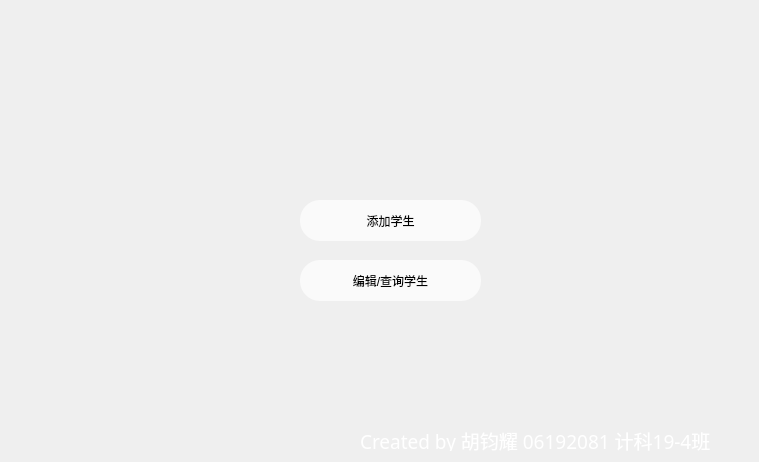
<?xml version="1.0" encoding="UTF-8"?>
<ui version="4.0">
 <class>StuManager</class>
 <widget class="QMainWindow" name="StuManager">
  <property name="geometry">
   <rect>
    <x>0</x>
    <y>0</y>
    <width>759</width>
    <height>462</height>
   </rect>
  </property>
  <property name="minimumSize">
   <size>
    <width>759</width>
    <height>462</height>
   </size>
  </property>
  <property name="maximumSize">
   <size>
    <width>759</width>
    <height>462</height>
   </size>
  </property>
  <property name="windowTitle">
   <string>学生管理系统</string>
  </property>
  <property name="windowIcon">
   <iconset resource="image.qrc">
    <normaloff>:/image/images/bg.png</normaloff>:/image/images/bg.png</iconset>
  </property>
  <widget class="QWidget" name="centralwidget">
   <property name="styleSheet">
    <string notr="true">QPushButton{
	border-radius:20px;
	background-color: rgba(255, 255, 255,0.7);
	font: 75 12pt &quot;微软雅黑&quot;;
}
QPushButton:hover{
	background-color: rgba(255, 255, 255,0.9);
}
QPushButton:pressed{
	background-color: rgba(255, 255, 255,0.95);
}


</string>
   </property>
   <widget class="QLabel" name="background">
    <property name="geometry">
     <rect>
      <x>-20</x>
      <y>-10</y>
      <width>860</width>
      <height>510</height>
     </rect>
    </property>
    <property name="minimumSize">
     <size>
      <width>860</width>
      <height>510</height>
     </size>
    </property>
    <property name="maximumSize">
     <size>
      <width>860</width>
      <height>510</height>
     </size>
    </property>
    <property name="styleSheet">
     <string notr="true">border-image: url(:/image/images/login.jpg);</string>
    </property>
    <property name="text">
     <string/>
    </property>
    <property name="scaledContents">
     <bool>false</bool>
    </property>
   </widget>
   <widget class="QLabel" name="title">
    <property name="geometry">
     <rect>
      <x>10</x>
      <y>0</y>
      <width>601</width>
      <height>121</height>
     </rect>
    </property>
    <property name="styleSheet">
     <string notr="true">border-image: url(:/image/images/title.png);</string>
    </property>
    <property name="text">
     <string/>
    </property>
   </widget>
   <widget class="QPushButton" name="AddStu">
    <property name="geometry">
     <rect>
      <x>300</x>
      <y>200</y>
      <width>181</width>
      <height>41</height>
     </rect>
    </property>
    <property name="styleSheet">
     <string notr="true"/>
    </property>
    <property name="text">
     <string>添加学生</string>
    </property>
   </widget>
   <widget class="QPushButton" name="EditStu">
    <property name="geometry">
     <rect>
      <x>300</x>
      <y>260</y>
      <width>181</width>
      <height>41</height>
     </rect>
    </property>
    <property name="palette">
     <palette>
      <active>
       <colorrole role="Button">
        <brush brushstyle="SolidPattern">
         <color alpha="178">
          <red>255</red>
          <green>255</green>
          <blue>255</blue>
         </color>
        </brush>
       </colorrole>
       <colorrole role="Base">
        <brush brushstyle="SolidPattern">
         <color alpha="178">
          <red>255</red>
          <green>255</green>
          <blue>255</blue>
         </color>
        </brush>
       </colorrole>
       <colorrole role="Window">
        <brush brushstyle="SolidPattern">
         <color alpha="178">
          <red>255</red>
          <green>255</green>
          <blue>255</blue>
         </color>
        </brush>
       </colorrole>
       <colorrole role="LinkVisited">
        <brush brushstyle="SolidPattern">
         <color alpha="255">
          <red>255</red>
          <green>0</green>
          <blue>4</blue>
         </color>
        </brush>
       </colorrole>
      </active>
      <inactive>
       <colorrole role="Button">
        <brush brushstyle="SolidPattern">
         <color alpha="178">
          <red>255</red>
          <green>255</green>
          <blue>255</blue>
         </color>
        </brush>
       </colorrole>
       <colorrole role="Base">
        <brush brushstyle="SolidPattern">
         <color alpha="178">
          <red>255</red>
          <green>255</green>
          <blue>255</blue>
         </color>
        </brush>
       </colorrole>
       <colorrole role="Window">
        <brush brushstyle="SolidPattern">
         <color alpha="178">
          <red>255</red>
          <green>255</green>
          <blue>255</blue>
         </color>
        </brush>
       </colorrole>
       <colorrole role="LinkVisited">
        <brush brushstyle="SolidPattern">
         <color alpha="255">
          <red>255</red>
          <green>0</green>
          <blue>4</blue>
         </color>
        </brush>
       </colorrole>
      </inactive>
      <disabled>
       <colorrole role="Button">
        <brush brushstyle="SolidPattern">
         <color alpha="178">
          <red>255</red>
          <green>255</green>
          <blue>255</blue>
         </color>
        </brush>
       </colorrole>
       <colorrole role="Base">
        <brush brushstyle="SolidPattern">
         <color alpha="178">
          <red>255</red>
          <green>255</green>
          <blue>255</blue>
         </color>
        </brush>
       </colorrole>
       <colorrole role="Window">
        <brush brushstyle="SolidPattern">
         <color alpha="178">
          <red>255</red>
          <green>255</green>
          <blue>255</blue>
         </color>
        </brush>
       </colorrole>
       <colorrole role="LinkVisited">
        <brush brushstyle="SolidPattern">
         <color alpha="255">
          <red>255</red>
          <green>0</green>
          <blue>4</blue>
         </color>
        </brush>
       </colorrole>
      </disabled>
     </palette>
    </property>
    <property name="styleSheet">
     <string notr="true"/>
    </property>
    <property name="text">
     <string>编辑/查询学生</string>
    </property>
   </widget>
   <widget class="QLabel" name="label">
    <property name="geometry">
     <rect>
      <x>360</x>
      <y>430</y>
      <width>391</width>
      <height>21</height>
     </rect>
    </property>
    <property name="font">
     <font>
      <family>汉仪晨妹子简</family>
      <pointsize>14</pointsize>
     </font>
    </property>
    <property name="styleSheet">
     <string notr="true">color:rgb(255, 255, 255)</string>
    </property>
    <property name="text">
     <string>Created by 胡钧耀 06192081 计科19-4班 </string>
    </property>
   </widget>
  </widget>
 </widget>
 <resources>
  <include location="image.qrc"/>
 </resources>
 <connections/>
</ui>
